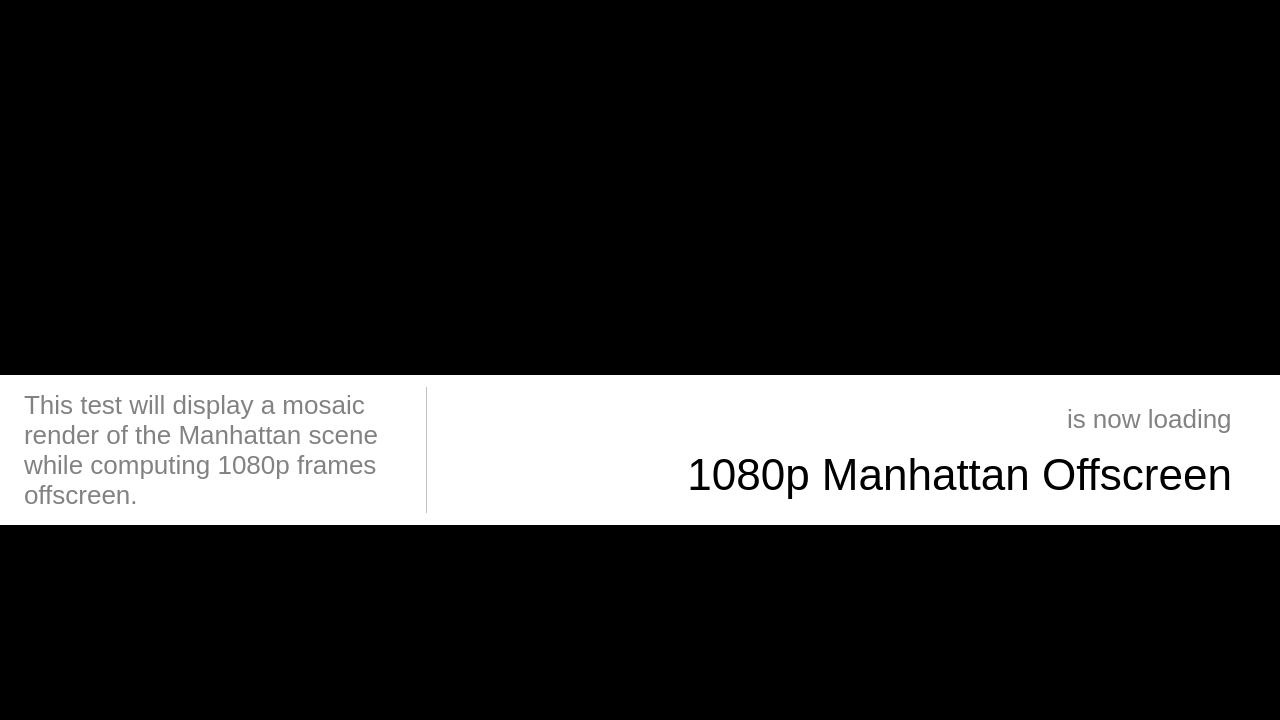
<?xml version="1.0" encoding="UTF-8"?>
<ui version="4.0">
 <class>LoadingScreen</class>
 <widget class="QWidget" name="LoadingScreen">
  <property name="geometry">
   <rect>
    <x>0</x>
    <y>0</y>
    <width>1280</width>
    <height>720</height>
   </rect>
  </property>
  <property name="sizePolicy">
   <sizepolicy hsizetype="Expanding" vsizetype="Expanding">
    <horstretch>0</horstretch>
    <verstretch>0</verstretch>
   </sizepolicy>
  </property>
  <property name="windowTitle">
   <string>Form</string>
  </property>
  <property name="styleSheet">
   <string notr="true">QWidget
{
	background-color: #fff;
}

QWidget#contentWidget
{
	background-color: #000;
}

QLabel#descriptionLabel
{
	color: #828282;
	font-size: 26px;
}

QProgressBar
{
	border: none;
	text-align: left;
	background-color:#000;
	color: #fff;
	font-size: 8px;
}

QProgressBar::chunk
{
	background-color: #a4e268;
}

QLabel#testNameLabel
{
	color: #000;
	font-size: 44px;
}

QLabel#verticalLine
{
	background-color: #bfbfbf;
}

QLabel#logoLabel
{
	border-image: url(:/logo.png) 0 0 0 0 stretch stretch;
}

QLabel#loadingTextLabel
{
	color: #828282;
	font-size: 26px;
}</string>
  </property>
  <layout class="QVBoxLayout" name="verticalLayout_2">
   <property name="spacing">
    <number>0</number>
   </property>
   <property name="leftMargin">
    <number>0</number>
   </property>
   <property name="topMargin">
    <number>0</number>
   </property>
   <property name="rightMargin">
    <number>0</number>
   </property>
   <property name="bottomMargin">
    <number>0</number>
   </property>
   <item>
    <widget class="QWidget" name="contentWidget" native="true">
     <layout class="QVBoxLayout" name="verticalLayout_3" stretch="2,0,1">
      <property name="spacing">
       <number>0</number>
      </property>
      <property name="leftMargin">
       <number>0</number>
      </property>
      <property name="topMargin">
       <number>0</number>
      </property>
      <property name="rightMargin">
       <number>0</number>
      </property>
      <property name="bottomMargin">
       <number>0</number>
      </property>
      <item>
       <spacer name="verticalSpacer">
        <property name="orientation">
         <enum>Qt::Vertical</enum>
        </property>
        <property name="sizeHint" stdset="0">
         <size>
          <width>20</width>
          <height>40</height>
         </size>
        </property>
       </spacer>
      </item>
      <item>
       <widget class="QWidget" name="infoPanel" native="true">
        <layout class="QVBoxLayout" name="verticalLayout_4">
         <property name="spacing">
          <number>0</number>
         </property>
         <property name="leftMargin">
          <number>0</number>
         </property>
         <property name="topMargin">
          <number>0</number>
         </property>
         <property name="rightMargin">
          <number>0</number>
         </property>
         <property name="bottomMargin">
          <number>0</number>
         </property>
         <item>
          <widget class="QWidget" name="textPanel" native="true">
           <property name="minimumSize">
            <size>
             <width>0</width>
             <height>150</height>
            </size>
           </property>
           <property name="maximumSize">
            <size>
             <width>16777215</width>
             <height>150</height>
            </size>
           </property>
           <layout class="QHBoxLayout" name="horizontalLayout_2" stretch="1,0,2">
            <property name="spacing">
             <number>0</number>
            </property>
            <property name="leftMargin">
             <number>24</number>
            </property>
            <property name="topMargin">
             <number>12</number>
            </property>
            <property name="rightMargin">
             <number>48</number>
            </property>
            <property name="bottomMargin">
             <number>12</number>
            </property>
            <item>
             <widget class="QLabel" name="descriptionLabel">
              <property name="text">
               <string>This test will display a mosaic render of the Manhattan scene while computing 1080p frames offscreen.</string>
              </property>
              <property name="wordWrap">
               <bool>true</bool>
              </property>
             </widget>
            </item>
            <item>
             <widget class="QLabel" name="verticalLine">
              <property name="minimumSize">
               <size>
                <width>1</width>
                <height>0</height>
               </size>
              </property>
              <property name="maximumSize">
               <size>
                <width>1</width>
                <height>16777215</height>
               </size>
              </property>
              <property name="text">
               <string/>
              </property>
             </widget>
            </item>
            <item>
             <widget class="QWidget" name="rightPanel" native="true">
              <layout class="QVBoxLayout" name="verticalLayout_5">
               <property name="spacing">
                <number>0</number>
               </property>
               <property name="leftMargin">
                <number>0</number>
               </property>
               <property name="topMargin">
                <number>0</number>
               </property>
               <property name="rightMargin">
                <number>0</number>
               </property>
               <property name="bottomMargin">
                <number>0</number>
               </property>
               <item>
                <layout class="QHBoxLayout" name="horizontalLayout" stretch="1,0">
                 <property name="spacing">
                  <number>6</number>
                 </property>
                 <item>
                  <spacer name="horizontalSpacer">
                   <property name="orientation">
                    <enum>Qt::Horizontal</enum>
                   </property>
                   <property name="sizeType">
                    <enum>QSizePolicy::Minimum</enum>
                   </property>
                   <property name="sizeHint" stdset="0">
                    <size>
                     <width>40</width>
                     <height>20</height>
                    </size>
                   </property>
                  </spacer>
                 </item>
                 <item>
                  <widget class="QLabel" name="loadingTextLabel">
                   <property name="sizePolicy">
                    <sizepolicy hsizetype="Minimum" vsizetype="Preferred">
                     <horstretch>0</horstretch>
                     <verstretch>0</verstretch>
                    </sizepolicy>
                   </property>
                   <property name="text">
                    <string>is now loading</string>
                   </property>
                  </widget>
                 </item>
                </layout>
               </item>
               <item>
                <widget class="QLabel" name="testNameLabel">
                 <property name="text">
                  <string>1080p Manhattan Offscreen</string>
                 </property>
                 <property name="alignment">
                  <set>Qt::AlignRight|Qt::AlignTop|Qt::AlignTrailing</set>
                 </property>
                </widget>
               </item>
              </layout>
             </widget>
            </item>
           </layout>
          </widget>
         </item>
         <item>
          <widget class="QProgressBar" name="progressBar">
           <property name="minimumSize">
            <size>
             <width>0</width>
             <height>8</height>
            </size>
           </property>
           <property name="maximumSize">
            <size>
             <width>16777215</width>
             <height>8</height>
            </size>
           </property>
           <property name="value">
            <number>0</number>
           </property>
           <property name="textVisible">
            <bool>false</bool>
           </property>
          </widget>
         </item>
        </layout>
       </widget>
      </item>
      <item>
       <spacer name="verticalSpacer_2">
        <property name="orientation">
         <enum>Qt::Vertical</enum>
        </property>
        <property name="sizeType">
         <enum>QSizePolicy::Minimum</enum>
        </property>
        <property name="sizeHint" stdset="0">
         <size>
          <width>20</width>
          <height>40</height>
         </size>
        </property>
       </spacer>
      </item>
     </layout>
    </widget>
   </item>
  </layout>
 </widget>
 <resources>
  <include location="resources.qrc"/>
 </resources>
 <connections/>
</ui>
